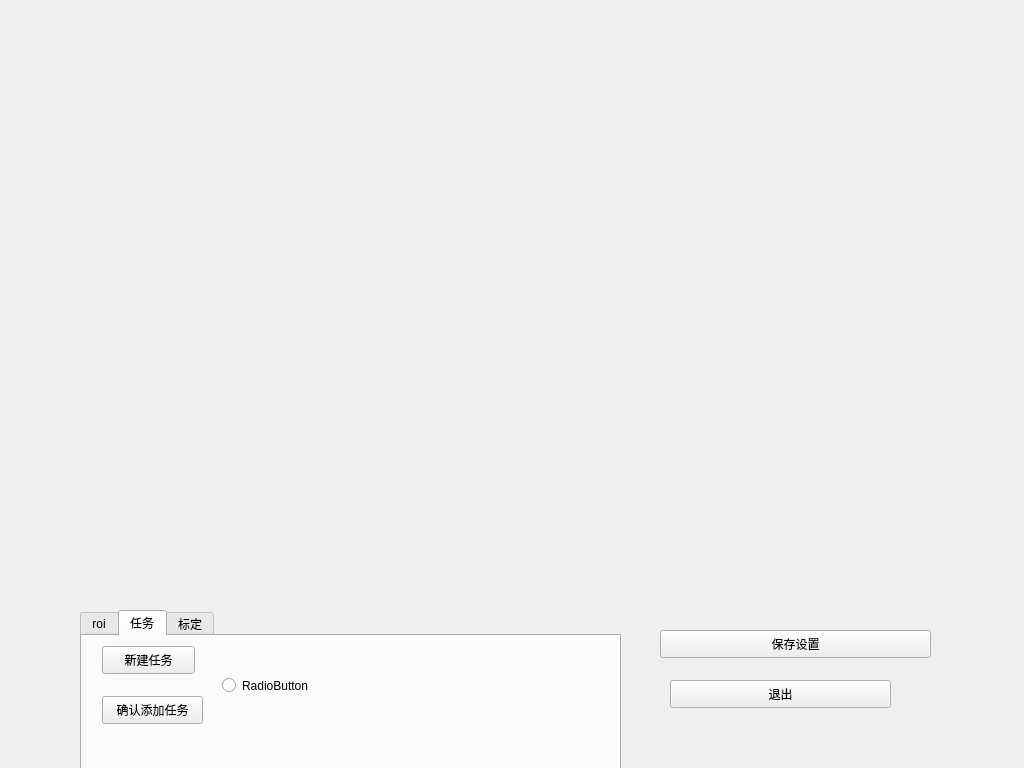
<?xml version="1.0" encoding="UTF-8"?>
<ui version="4.0">
 <class>Setting</class>
 <widget class="QWidget" name="Setting">
  <property name="geometry">
   <rect>
    <x>0</x>
    <y>0</y>
    <width>1024</width>
    <height>768</height>
   </rect>
  </property>
  <property name="sizePolicy">
   <sizepolicy hsizetype="Fixed" vsizetype="Fixed">
    <horstretch>0</horstretch>
    <verstretch>0</verstretch>
   </sizepolicy>
  </property>
  <property name="windowTitle">
   <string>Setting</string>
  </property>
  <widget class="QPushButton" name="saveSetting">
   <property name="geometry">
    <rect>
     <x>660</x>
     <y>630</y>
     <width>271</width>
     <height>28</height>
    </rect>
   </property>
   <property name="text">
    <string>保存设置</string>
   </property>
  </widget>
  <widget class="QPushButton" name="Exist">
   <property name="geometry">
    <rect>
     <x>670</x>
     <y>680</y>
     <width>221</width>
     <height>28</height>
    </rect>
   </property>
   <property name="text">
    <string>退出</string>
   </property>
  </widget>
  <widget class="QTabWidget" name="tabWidget">
   <property name="geometry">
    <rect>
     <x>80</x>
     <y>610</y>
     <width>541</width>
     <height>161</height>
    </rect>
   </property>
   <property name="currentIndex">
    <number>1</number>
   </property>
   <widget class="QWidget" name="tab">
    <attribute name="title">
     <string>roi</string>
    </attribute>
    <widget class="QPushButton" name="selectExample">
     <property name="geometry">
      <rect>
       <x>20</x>
       <y>20</y>
       <width>191</width>
       <height>28</height>
      </rect>
     </property>
     <property name="text">
      <string>选取示例图片</string>
     </property>
    </widget>
    <widget class="QPushButton" name="createROI">
     <property name="geometry">
      <rect>
       <x>20</x>
       <y>60</y>
       <width>181</width>
       <height>28</height>
      </rect>
     </property>
     <property name="text">
      <string>创建ROI</string>
     </property>
    </widget>
    <widget class="QPushButton" name="getsb">
     <property name="geometry">
      <rect>
       <x>310</x>
       <y>40</y>
       <width>181</width>
       <height>51</height>
      </rect>
     </property>
     <property name="text">
      <string>获取被选择矩形</string>
     </property>
    </widget>
   </widget>
   <widget class="QWidget" name="tab_3">
    <attribute name="title">
     <string>任务</string>
    </attribute>
    <widget class="QPushButton" name="newMission">
     <property name="geometry">
      <rect>
       <x>20</x>
       <y>10</y>
       <width>93</width>
       <height>28</height>
      </rect>
     </property>
     <property name="text">
      <string>新建任务</string>
     </property>
    </widget>
    <widget class="QRadioButton" name="radioButton">
     <property name="geometry">
      <rect>
       <x>140</x>
       <y>40</y>
       <width>115</width>
       <height>19</height>
      </rect>
     </property>
     <property name="text">
      <string>RadioButton</string>
     </property>
    </widget>
    <widget class="QPushButton" name="confirmMission">
     <property name="geometry">
      <rect>
       <x>20</x>
       <y>60</y>
       <width>101</width>
       <height>28</height>
      </rect>
     </property>
     <property name="text">
      <string>确认添加任务</string>
     </property>
    </widget>
   </widget>
   <widget class="QWidget" name="tab_2">
    <attribute name="title">
     <string>标定</string>
    </attribute>
    <widget class="QPushButton" name="doCalibration">
     <property name="geometry">
      <rect>
       <x>80</x>
       <y>90</y>
       <width>271</width>
       <height>28</height>
      </rect>
     </property>
     <property name="text">
      <string>标定</string>
     </property>
    </widget>
   </widget>
  </widget>
 </widget>
 <resources/>
 <connections/>
</ui>
